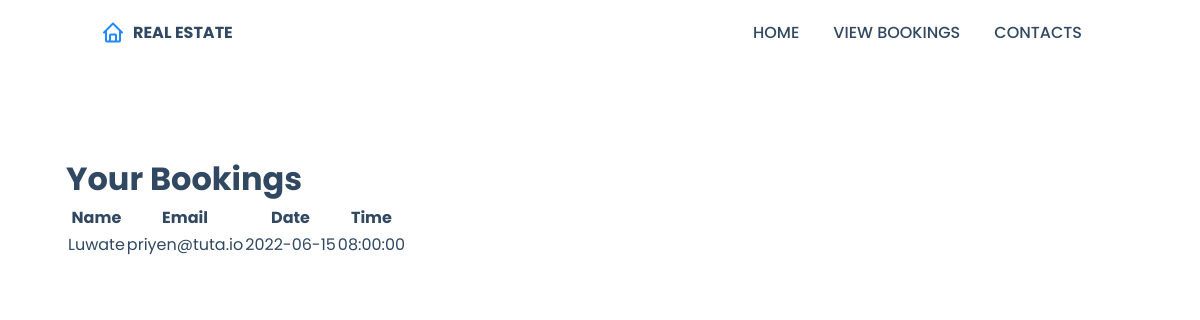
Screenshot of /agentHome.php with the database file from the repository.
### tables this page shows
CREATE TABLE `viewingrequest` (
  `id` int(11) NOT NULL,
  `name` varchar(40) NOT NULL,
  `email` varchar(100) NOT NULL,
  `tel` varchar(20) NOT NULL,
  `date` date NOT NULL,
  `time` time NOT NULL,
  `agent_id` int(10) DEFAULT NULL
);

### agentHome.php (the view, shortened to what this page needs)
<!DOCTYPE html>
<html lang="en">
<head>
    <link rel = "stylesheet" href = "./Assets/CSS/style.css">
    <link rel="stylesheet" href="https://cdn.jsdelivr.net/npm/boxicons@latest/css/boxicons.min.css">
</head>
<body>
<header>
    <div class = "nav container">
        <a href = "agentHome.php" class = "logo"><i class='bx bx-home'></i>Real Estate</a>
        <ul class = "navbar">
            <li><a href = "agentHome.php">Home</a></li>
            <li><a href = "agentViewListings.php">View Bookings</a></li>
            <li><a href = "#footer">Contacts</a></li>
        </ul>
    </div>
</header>
<main>
<div class= "main-table container">
</br></br></br><h1>Your Bookings</h1>
    <div class = "table-data container">
        <table>
            <tr>
                <th>Name</th>
                <th>Email</th>
                <th>Date</th>
                <th>Time</th>
            </tr>
            <?php
                $user = 'Luwate';
                $pass = '$Password$';
                $db = 'myproperty';
                $dbConnection = new mysqli('localhost', $user, $pass, $db);
                $query = "SELECT `name`, viewingrequest.`email`, `tel`, `date`, `time`  FROM `viewingrequest` WHERE `agent_id` = 1";
                $query_run = mysqli_query($dbConnection, $query) or die( mysqli_error($dbConnection));
                while($row = mysqli_fetch_array($query_run)){
                    ?>
                    <tr>
                        <td><?php echo $row['name']; ?></td>
                        <td><?php echo $row['email']; ?></td>
                        <td><?php echo $row['date']; ?></td>
                        <td><?php echo $row['time']; ?></td>
                    </tr>
                    <?php
                }
            ?>
        </table>
    </div>
</div>
</main>
</body>
</html>

### Assets/CSS/style.css (style rules this page uses)
* { font-family: 'Poppins', sans-serif; margin: 0; padding: 0; box-sizing: border-box; scroll-behavior: smooth; scroll-padding-top: 4rem; list-style: none; text-decoration: none; }
:root { --main-color: #2288ff; --second-color: #192f6a; --text-color: #314862; --bg-color: #fff; --box-shadow: 2px 2px 18px rgb(14 52 54 / 15%); }
body { color: var(--text-color); }
.container { max-width: 1068px; margin-left: auto; margin-right: auto; }
header { display: block; width: 100%; background: var(--bg-color); position: fixed; top: 0; left: 0; z-index: 100; }
.nav { display: flex; align-items: center; justify-content: space-between; padding: 20px 35px; }
.logo { display: flex; align-items: center; column-gap: 0.5rem; font-size: 1rem; font-weight: 700; color: var(--text-color); text-transform: uppercase; }
.logo .bx { font-size: 24px; color: var(--main-color); }
.navbar { display: flex; }
.navbar a { padding: 8px 17px; color: var(--text-color); font-size: 1rem; text-transform: uppercase; font-weight: 500; }
.main-table { margin-top: 5rem; }
.table-data { width: 100% }
th, td { margin-right: 50px; }

### rows the page displays
viewingrequest: name "Luwate", email "priyen@tuta.io", date "2022-06-15", time "08:00:00"
